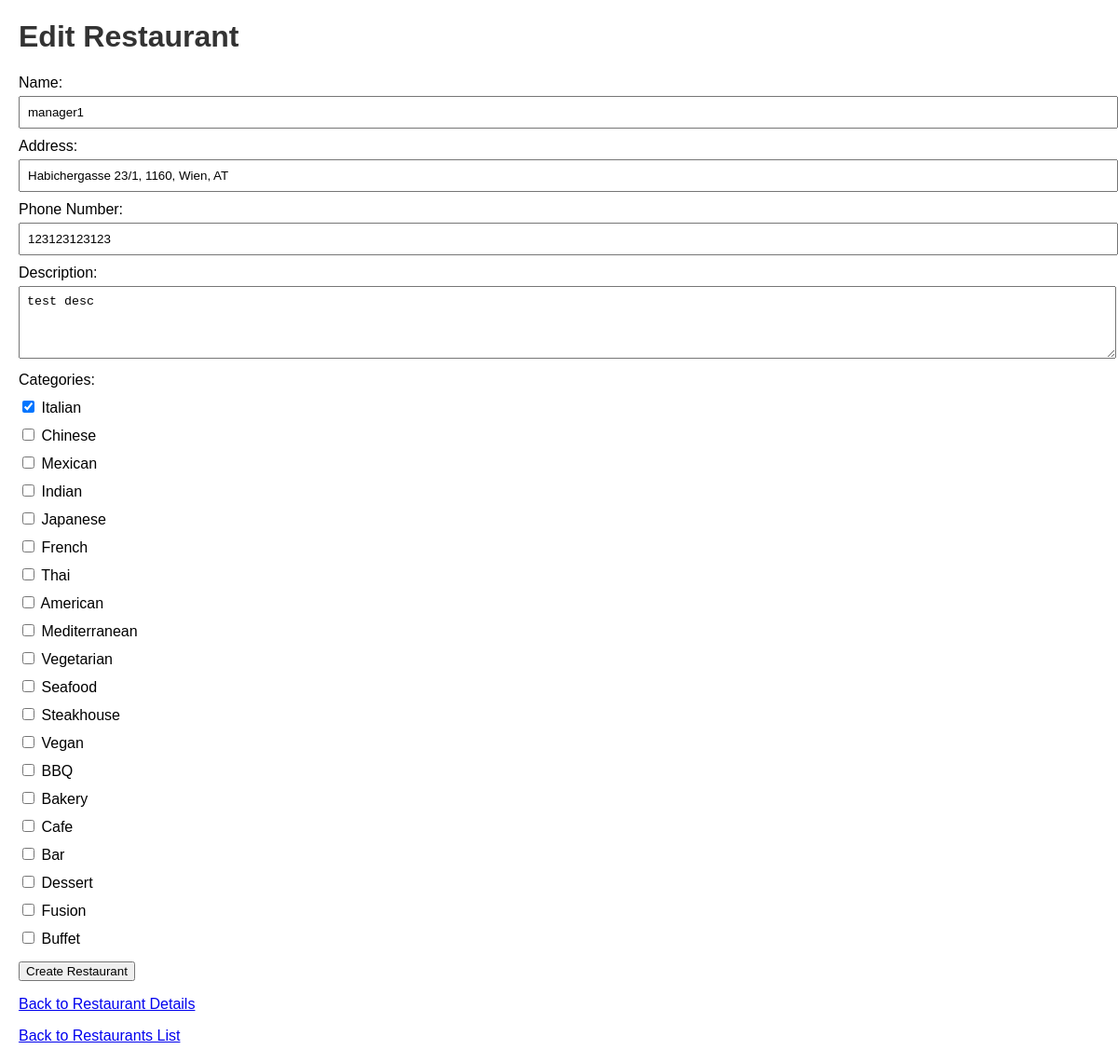
/restaurants/4/edit, run on an earlier commit of the app's database.
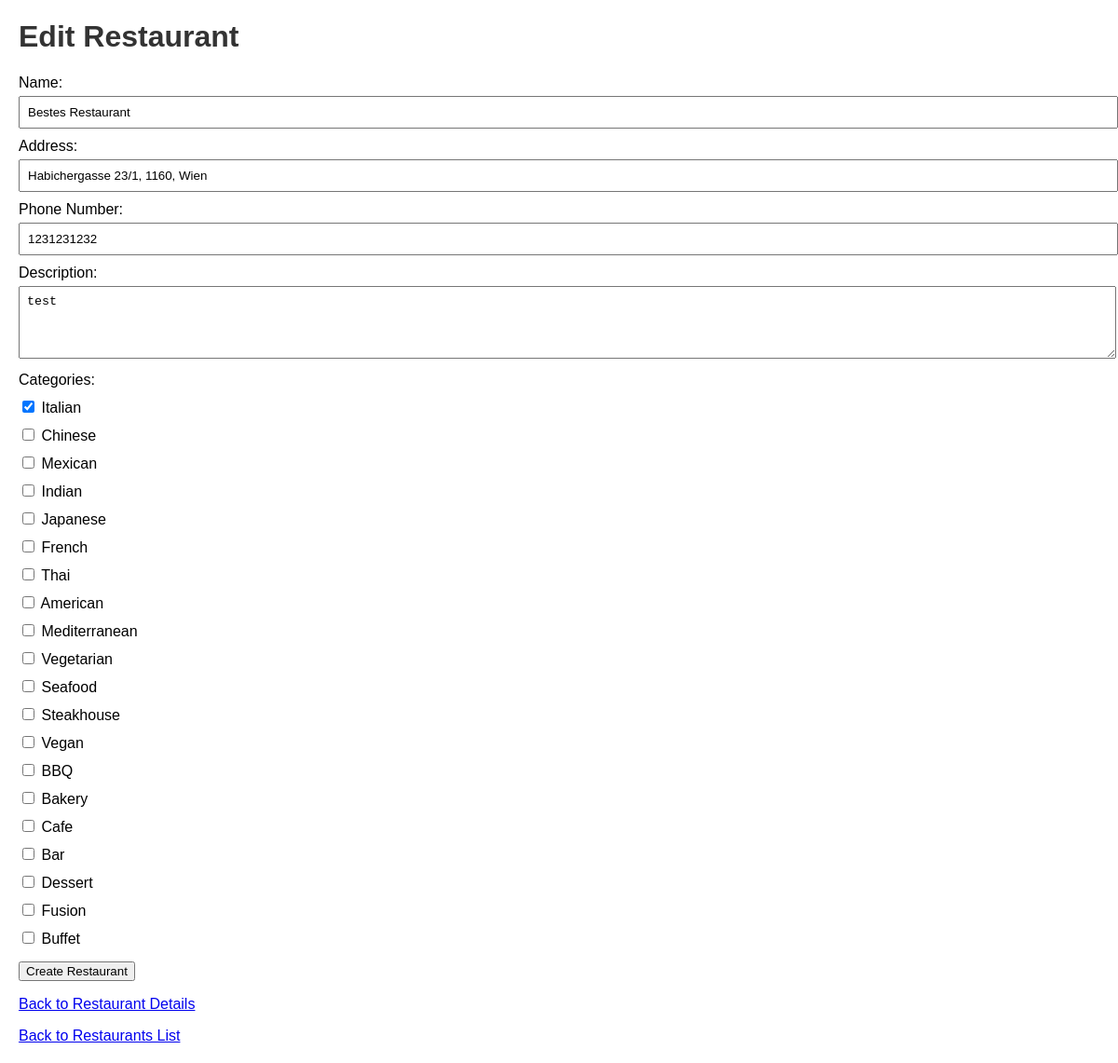
And on a later commit of the database.
### app/models.py (models this page shows, shortened)
class Restaurant(db.Model):
    __tablename__ = 'restaurants'
    id = db.Column(db.Integer, primary_key=True)
    name = db.Column(db.String(100), nullable=False)
    address = db.Column(db.String(200), nullable=False)
    phone_number = db.Column(db.String(20), nullable=False)
    description = db.Column(db.Text, nullable=False)
    manager_id = db.Column(db.Integer, db.ForeignKey('users.id'), nullable=False, unique=True)
    latitude = db.Column(db.Float, nullable=True) # Nullable for now
    longitude = db.Column(db.Float, nullable=True) # Nullable for now
    categories = db.relationship(
        'Category',
        secondary=restaurant_categories,
        back_populates='restaurants'
    )
    reservations = db.relationship('Reservation', back_populates='restaurant', cascade='all, delete-orphan')
    manager = db.relationship('User', back_populates='restaurant', uselist=False)

### app/main/routes.py (the view)
@bp.route('/restaurants/<int:restaurant_id>/edit', methods=['GET', 'POST'])
def edit_restaurant(restaurant_id):
    restaurant = Restaurant.query.get_or_404(restaurant_id)
    form = RestaurantForm(obj=restaurant)  # Populate form with restaurant data
    form.categories.choices = [(category.id, category.name) for category in Category.query.all()]
    if form.validate_on_submit():
        restaurant.name = form.name.data
        restaurant.address = form.address.data
        restaurant.phone_number = form.phone_number.data
        restaurant.description = form.description.data
        selected_categories = Category.query.filter(Category.id.in_(form.categories.data)).all()
        restaurant.categories = selected_categories
        db.session.commit()
        flash('Restaurant updated successfully!', 'success')
        return redirect(url_for('main.get_restaurant_detail', restaurant_id=restaurant.id))
    else:
        if request.method == 'POST':
            flash('Please correct the errors in the form.', 'error')
    form.categories.data = [category.id for category in restaurant.categories]
    return render_template('edit_restaurant.html', form=form, restaurant=restaurant)

### app/templates/edit_restaurant.html (shortened to what this page needs)
<!DOCTYPE html>
<html lang="en">
<head>
</head>
<body>
    <h1>Edit Restaurant</h1>
    <form method="POST" action="{{ url_for('main.edit_restaurant', restaurant_id=restaurant.id) }}">
        <label for="name">Name:</label>
        {{ form.name(size=32) }}
        <label for="address">Address:</label>
        {{ form.address(size=64) }}
        <label for="phone_number">Phone Number:</label>
        {{ form.phone_number(size=20) }}
        <label for="description">Description:</label>
        {{ form.description(rows=4) }}
        <div class="categories">
            <label>Categories:</label>
            {% for value, label in form.categories.choices %}
                <div>
                    <label>
                        <input type="checkbox" name="{{ form.categories.name }}" value="{{ value }}"
                            {% if value in form.categories.data %}checked{% endif %}>
                        {{ label }}
                    </label>
                </div>
            {% endfor %}
        </div>
        <div class="submit-button">
            {{ form.submit() }}
        </div>
    </form>
    <p><a href="{{ url_for('main.get_restaurant_detail', restaurant_id=restaurant.id) }}">Back to Restaurant Details</a></p>
    <p><a href="{{ url_for('main.list_restaurants') }}">Back to Restaurants List</a></p>
</body>
</html>

What changed in the data, as far as the page shows it:
changed Restaurant: name "manager1" → "Bestes Restaurant"; address "Habichergasse 23/1, 1160, Wien, AT" → "Habichergasse 23/1, 1160, Wien"; phone_number "123123123123" → "1231231232"; description "test desc" → "test"
